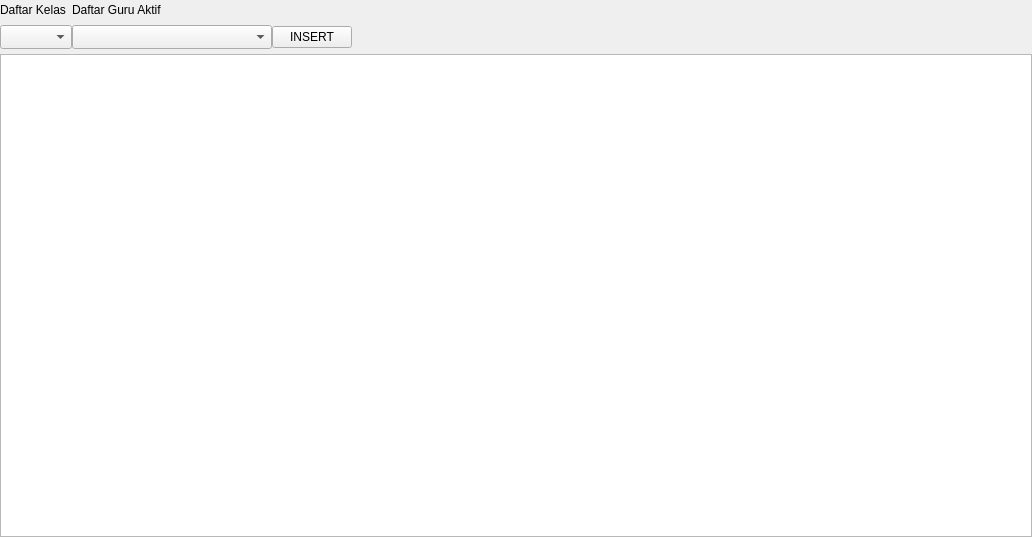
<?xml version="1.0" encoding="UTF-8"?>
<ui version="4.0">
 <class>Form</class>
 <widget class="QWidget" name="Form">
  <property name="geometry">
   <rect>
    <x>0</x>
    <y>0</y>
    <width>1032</width>
    <height>537</height>
   </rect>
  </property>
  <property name="windowTitle">
   <string>Form</string>
  </property>
  <layout class="QGridLayout" name="gridLayout_2">
   <property name="leftMargin">
    <number>0</number>
   </property>
   <property name="topMargin">
    <number>0</number>
   </property>
   <property name="rightMargin">
    <number>0</number>
   </property>
   <property name="bottomMargin">
    <number>0</number>
   </property>
   <property name="spacing">
    <number>0</number>
   </property>
   <item row="0" column="0">
    <widget class="QWidget" name="widget" native="true">
     <property name="sizePolicy">
      <sizepolicy hsizetype="Expanding" vsizetype="Preferred">
       <horstretch>0</horstretch>
       <verstretch>0</verstretch>
      </sizepolicy>
     </property>
     <layout class="QGridLayout" name="gridLayout">
      <property name="leftMargin">
       <number>0</number>
      </property>
      <property name="topMargin">
       <number>0</number>
      </property>
      <property name="rightMargin">
       <number>0</number>
      </property>
      <property name="bottomMargin">
       <number>0</number>
      </property>
      <property name="horizontalSpacing">
       <number>0</number>
      </property>
      <property name="verticalSpacing">
       <number>5</number>
      </property>
      <item row="0" column="4">
       <spacer name="horizontalSpacer">
        <property name="orientation">
         <enum>Qt::Horizontal</enum>
        </property>
        <property name="sizeHint" stdset="0">
         <size>
          <width>40</width>
          <height>20</height>
         </size>
        </property>
       </spacer>
      </item>
      <item row="2" column="0" colspan="5">
       <widget class="QTableWidget" name="tbl_riwayat_mengajar">
        <property name="selectionBehavior">
         <enum>QAbstractItemView::SelectRows</enum>
        </property>
       </widget>
      </item>
      <item row="1" column="0">
       <widget class="QComboBox" name="cbo_kelas">
        <property name="minimumSize">
         <size>
          <width>0</width>
          <height>24</height>
         </size>
        </property>
        <property name="maximumSize">
         <size>
          <width>80</width>
          <height>16777215</height>
         </size>
        </property>
       </widget>
      </item>
      <item row="0" column="0">
       <widget class="QLabel" name="label">
        <property name="text">
         <string>Daftar Kelas</string>
        </property>
       </widget>
      </item>
      <item row="0" column="1">
       <widget class="QLabel" name="label_2">
        <property name="text">
         <string>Daftar Guru Aktif</string>
        </property>
       </widget>
      </item>
      <item row="1" column="1">
       <widget class="QComboBox" name="cbo_guru">
        <property name="minimumSize">
         <size>
          <width>200</width>
          <height>24</height>
         </size>
        </property>
       </widget>
      </item>
      <item row="1" column="2">
       <widget class="QPushButton" name="btn_insert">
        <property name="maximumSize">
         <size>
          <width>120</width>
          <height>16777215</height>
         </size>
        </property>
        <property name="text">
         <string>INSERT</string>
        </property>
       </widget>
      </item>
     </layout>
    </widget>
   </item>
  </layout>
 </widget>
 <resources/>
 <connections/>
</ui>
